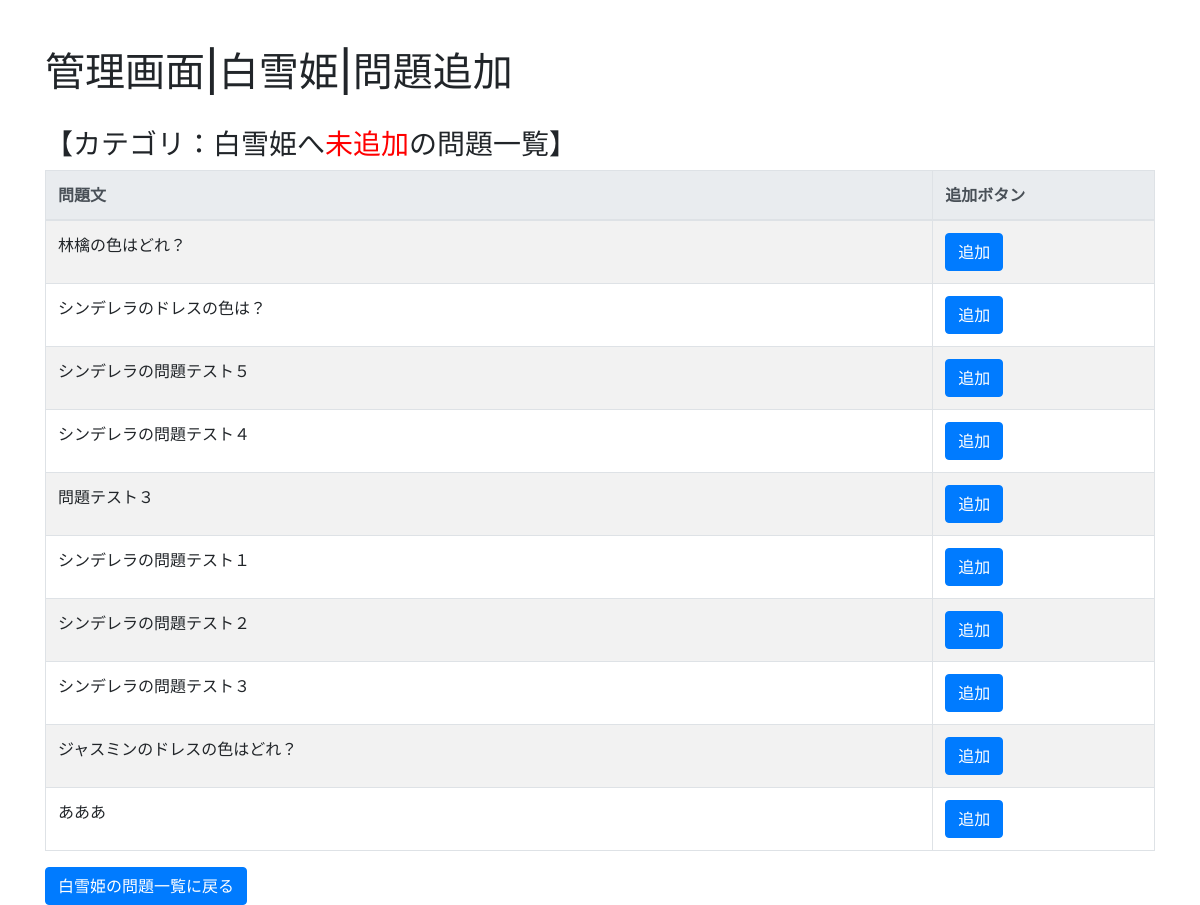
The app's page /edit/question/add/2, older data.
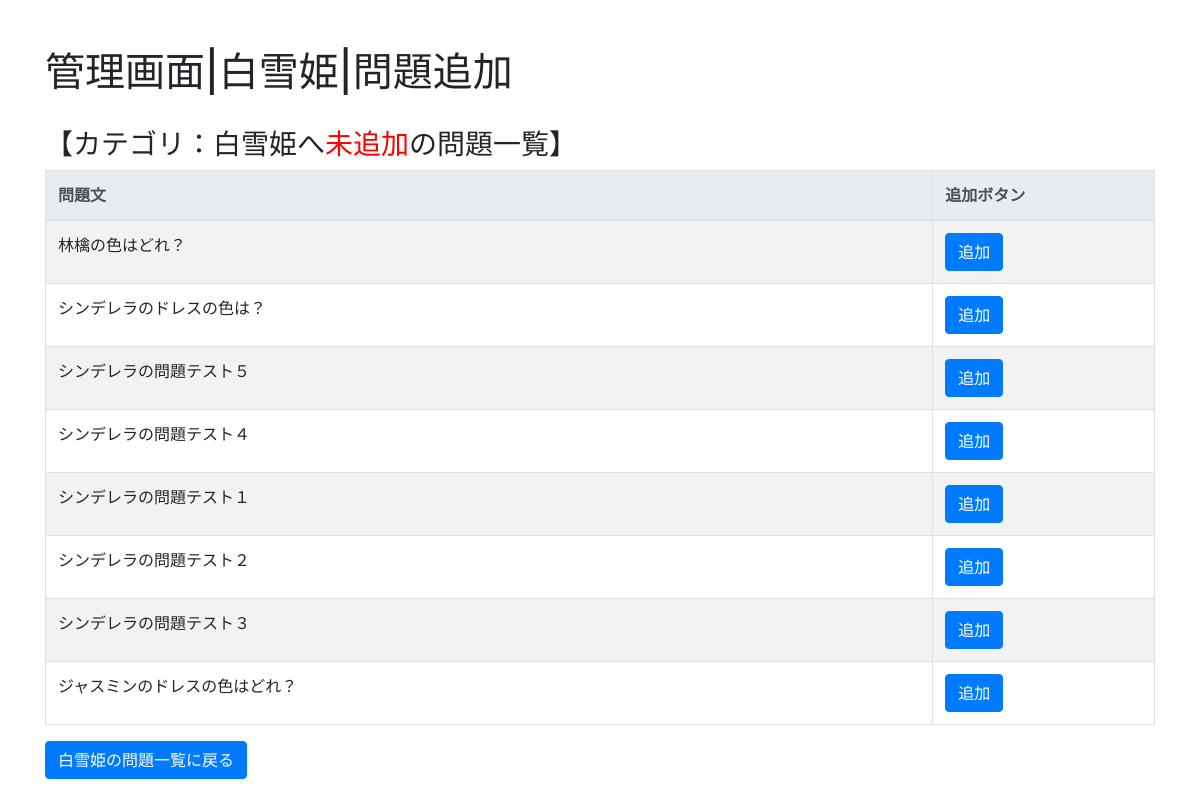
The same page, newer data.
### question/models.py (models this page shows, shortened)
class Category(models.Model):
    name = models.CharField('カテゴリ名称', max_length=512, blank=False)
    category_no = models.PositiveSmallIntegerField(verbose_name='カテゴリNo.', default=1)

class Question(models.Model):
    body = models.CharField('本文（漢字）', max_length=1024)
    body_kana = models.CharField('本文（ひらがな）', max_length=1024, default="")
    Category = models.ManyToManyField(Category)
    question_no = models.PositiveSmallIntegerField(verbose_name='問題No.', default=0)
    answer_choice_no = models.PositiveSmallIntegerField(verbose_name='正解No.', default=1)
    ok_comment = models.CharField('解説（正解の場合）', max_length=1024, default="")
    ng_comment = models.CharField('解説（不正解の場合）', max_length=1024, default="")
    question_disp_type = models.ForeignKey(QuestionDispType, on_delete=models.SET_DEFAULT, default=set_default_disp_type)

class ImageQuestion(models.Model):
    body = models.CharField('本文（漢字）', max_length=1024)
    body_kana = models.CharField('本文（ひらがな）', max_length=1024, default="")
    Category = models.ManyToManyField(Category)
    question_no = models.PositiveSmallIntegerField(verbose_name='問題No.', default=0)
    answer_choice_no = models.PositiveSmallIntegerField(verbose_name='正解No.', default=1)
    ok_comment = models.CharField('解説（正解の場合）', max_length=1024, default="")
    ng_comment = models.CharField('解説（不正解の場合）', max_length=1024, default="")
    wrap_back_num = models.PositiveSmallIntegerField(verbose_name='1行の最大の選択肢数.', default=3)

### edit/views.py (the view, shortened to what this page needs)
# urls.py: path('question/add/<int:category_id>', views.QuestionAddView.as_view(), name='question_add'),
class QuestionAddView(TemplateView):
    template_name = 'question/question_add.html'
    def get_context_data(self, **kwargs):
        context = super().get_context_data(**kwargs)
        category = Category.objects.get(pk=self.kwargs.get('category_id'))
        category_question_id_list = category.question_set.values_list('id', flat=True)
        category_imagequestion_id_list = category.imagequestion_set.values_list('id', flat=True)
        not_exists_question_list = []
        not_exists_imgquestion_list = []
        all_question = Question.objects.all()
        all_imgquestion = ImageQuestion.objects.all()
        for question in all_question:
            if question.id not in category_question_id_list:
                not_exists_question_list.append(question)
        for question in all_imgquestion:
            if question.id not in category_imagequestion_id_list:
                not_exists_imgquestion_list.append(question)
        context['category'] = category
        context['question_list'] = not_exists_question_list
        context['img_question_list'] = not_exists_imgquestion_list
        context['add_result'] = self.kwargs.get('add_result')
        return context

### edit/templates/question/question_add.html (shortened to what this page needs)
{% extends 'question/base.html' %}
{% block page_title %}管理画面|{{ category.name }}|問題追加{% endblock %}
{% block content %}
<div class="container">
    <div class="row">
      <div class="col-12">
        <br>
        <h3>【カテゴリ：{{ category.name }}へ<font color="red">未追加</font>の問題一覧】</h3>
        <table class="table table-bordered table-striped">
            <thead class="thead-light">
                <tr>
                  <th style="width:80%">問題文</th>
                  <th style="width:20%">追加ボタン</th>
                </tr>
            </thead>
            {% for question in question_list %}
            <tr>
                <td>{{ question.body }}</td>
                <td>
                  <form action="{% url 'question_add' category.pk %}" method="post">
                    <input type="submit" class="btn btn-primary" value="追加"></a>
                  </form>
                </td>
            </tr>
            {% endfor %}
            {% for question in img_question_list %}
            <tr>
                <td>{{ question.body }}</td>
                <td>
                  <form action="{% url 'question_add' category.pk %}" method="post">
                    <input type="submit" class="btn btn-primary" value="追加"></a>
                  </form>
                </td>
            </tr>
            {% endfor %}
        </table>
      </div>
    </div>
    <div class="row">
        <div class="col-12">
          <a class="btn btn-primary" href="{% url 'category_question_list' category.pk %}" role="button">{{ category.name }}の問題一覧に戻る</a>
        </div>
      </div>
</div>
{% endblock %}

### edit/templates/question/base.html (shortened to what this page needs)
<!doctype html>
<html>
<head>
  <link rel="stylesheet"
        href="https://maxcdn.bootstrapcdn.com/bootstrap/4.0.0-beta.2/css/bootstrap.min.css"
>
  <link rel="stylesheet" href="https://ajax.googleapis.com/ajax/libs/jqueryui/1.12.1/themes/smoothness/jquery-ui.css">
<body>
<div class="container">
  <div class="row">
    <div class="col-12">
      <h1 class="mt-5">{% block page_title %}Base{% endblock %}</h1>
    </div>
  </div>
</div>
{% block content %}
{% endblock %}
</body>
</html>

Row changes from the older to the newer data that the page shows:
removed Question: body "問題テスト３"
removed ImageQuestion: body "あああ"
